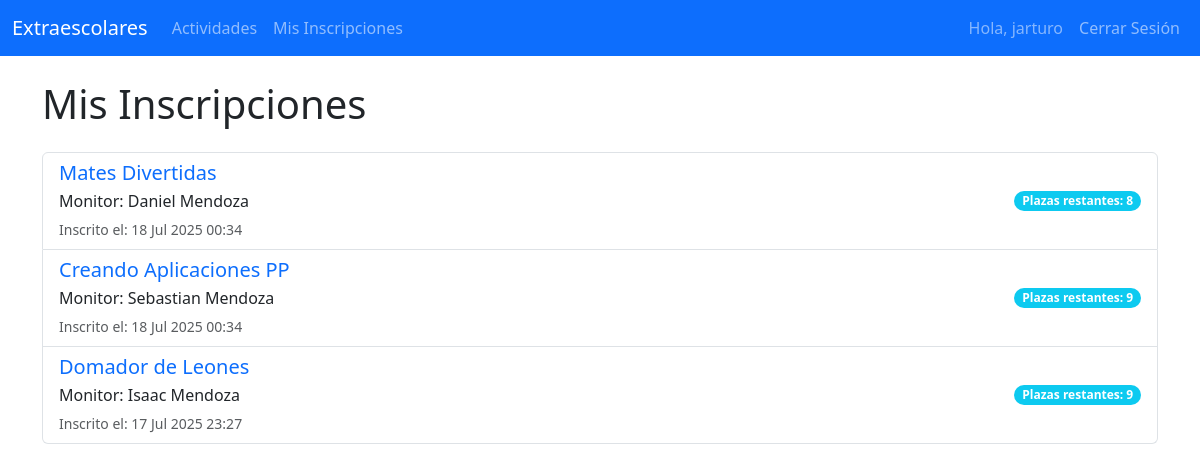
The app's page /actividades/mis-inscripciones/ (signed in) with its own data.
### actividades/models.py (models this page shows, shortened)
class Inscripcion(models.Model):
    alumno = models.ForeignKey(Alumno, on_delete=models.CASCADE)
    actividad = models.ForeignKey(Actividad, on_delete=models.CASCADE)
    fecha_inscripcion = models.DateTimeField(auto_now_add=True)
    class Meta:
        unique_together = ('alumno', 'actividad')

class Actividad(models.Model):
    nombre = models.CharField(max_length=200)
    descripcion = models.TextField()
    monitor = models.ForeignKey(Monitor, on_delete=models.SET_NULL, null=True, blank=True)
    plazas_maximas = models.IntegerField()
    fecha_inicio = models.DateField()
    def plazas_restantes(self):
        inscripciones_actuales = self.inscripcion_set.count()
        return self.plazas_maximas - inscripciones_actuales

class Monitor(models.Model):
    usuario = models.OneToOneField(User, on_delete=models.CASCADE, related_name='monitor_profile')
    nombre_completo = models.CharField(max_length=200)
    correo = models.EmailField(unique=True)
    especialidad = models.CharField(max_length=100, blank=True, null=True)
    def __str__(self):
        return self.nombre_completo

### actividades/views.py (the view)
# urls.py: path('mis-inscripciones/', views.mis_inscripciones, name='mis_inscripciones'),
@login_required
@user_passes_test(is_alumno, login_url='/login/') # Solo para alumnos logueados
def mis_inscripciones(request):
    alumno = request.user.alumno
    inscripciones = Inscripcion.objects.filter(alumno=alumno).order_by('-fecha_inscripcion')
    context = {
        'inscripciones': inscripciones
    }
    return render(request, 'actividades/mis_inscripciones.html', context)

### actividades/views.py (called while the page is built)
def is_alumno(user):
    return hasattr(user, 'alumno')

### templates/actividades/mis_inscripciones.html (shortened to what this page needs)
{% extends 'base.html' %}
{% block content %}
<h1 class="mb-4">Mis Inscripciones</h1>
{% if inscripciones %}
    <div class="list-group">
        {% for inscripcion in inscripciones %}
        <div class="list-group-item list-group-item-action d-flex justify-content-between align-items-center">
            <div>
                <h5 class="mb-1 text-primary">{{ inscripcion.actividad.nombre }}</h5>
                <p class="mb-1">Monitor: {{ inscripcion.actividad.monitor }}</p>
                <small class="text-muted">Inscrito el: {{ inscripcion.fecha_inscripcion|date:"d M Y H:i" }}</small>
            </div>
            <span class="badge bg-info rounded-pill">Plazas restantes: {{ inscripcion.actividad.plazas_restantes }}</span>
        </div>
        {% endfor %}
    </div>
{% else %}
    <div class="alert alert-info" role="alert">
        Aún no te has inscrito en ninguna actividad. ¡Explora nuestras <a href="{% url 'lista_actividades' %}">actividades disponibles</a>!
    </div>
{% endif %}
{% endblock %}

### templates/base.html (shortened to what this page needs)
{% load static %}
<!DOCTYPE html>
<html lang="es">
<head>
    <link href="https://cdn.jsdelivr.net/npm/bootstrap@5.3.3/dist/css/bootstrap.min.css" rel="stylesheet">
    <link rel="stylesheet" href="https://cdn.jsdelivr.net/npm/bootstrap-icons@1.11.3/font/bootstrap-icons.min.css">
</head>
<body>
    <nav class="navbar navbar-expand-lg navbar-dark bg-primary">
        <div class="container-fluid">
            <a class="navbar-brand" href="{% url 'lista_actividades' %}">Extraescolares</a>
            <div class="collapse navbar-collapse" id="navbarNav">
                <ul class="navbar-nav me-auto mb-2 mb-lg-0">
                    <li class="nav-item">
                        <a class="nav-link" href="{% url 'lista_actividades' %}">Actividades</a>
                    </li>
                    {% if user.is_authenticated %}
                        {% if user.alumno %}
                        <li class="nav-item">
                            <a class="nav-link" href="{% url 'mis_inscripciones' %}">Mis Inscripciones</a>
                        </li>
                        {% endif %}
                    {% endif %}
                </ul>
                <ul class="navbar-nav">
                    {% if user.is_authenticated %}
                        <li class="nav-item">
                            <span class="nav-link text-white-50">Hola, {{ user.username }}</span>
                        </li>
                        <li class="nav-item">
                            <a class="nav-link" href="{% url 'logout' %}">Cerrar Sesión</a>
                        </li>
                    {% endif %}
                </ul>
            </div>
        </div>
    </nav>
    <div class="container mt-4">
        {% block content %}
        {% endblock %}
    </div>
</body>
</html>

### records on screen
Inscripcion: actividad.nombre "Mates Divertidas", actividad.monitor "Daniel Mendoza", fecha_inscripcion "18 Jul 2025 00:34", actividad.plazas_restantes "8"
Inscripcion: actividad.nombre "Creando Aplicaciones PP", actividad.monitor "Sebastian Mendoza", fecha_inscripcion "18 Jul 2025 00:34", actividad.plazas_restantes "9"
Inscripcion: actividad.nombre "Domador de Leones", actividad.monitor "Isaac Mendoza", fecha_inscripcion "17 Jul 2025 23:27", actividad.plazas_restantes "9"

### other values on screen
{{ user.username }} "jarturo"
